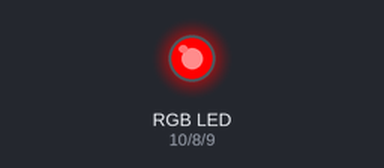
Simulated run of this sketch. Board: Arduino Uno, built with avr-gcc and run on an emulated ATmega328P. Parts: an RGB LED mixed from three pins (HIGH = lit).

Above: at 0.1 s.
Timing chart, 0 to 1.6 s (numbered marks = the images above):
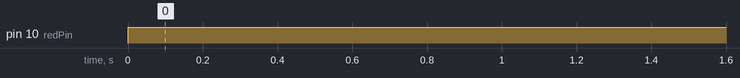

The sketch:

rgb_helloworld.ino
```cpp
int redPin = 10;
int bluePin = 9;
int greenPin = 8;

void setup() {
  pinMode(redPin, OUTPUT);
  pinMode(bluePin, OUTPUT);
  pinMode(greenPin, OUTPUT);

}

void loop() {

  analogWrite(redPin, 255);
  analogWrite(bluePin, 0);
  analogWrite(greenPin, 0);

  // analogWrite(redPin, 0);
  // analogWrite(bluePin, 0);

  // for (int i = 0; i < 255; i++) {
  //   analogWrite(greenPin, i);
  // }

  delay(100);
}
```

Measured:
- by itself, pin 10 (redPin): LOW → HIGH at 0.00 s
